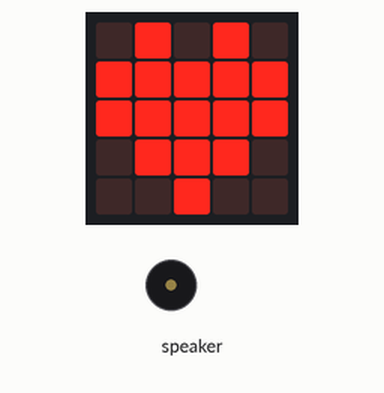
This program was run on a simulated Calliope mini (MakeCode). Shown: the board's 5×5 LED display, buzzer (waves = sounding). The 48×5 strip is a reading aid, not a part: it shows the text the display is scrolling, unrolled, one strip-width of it at a time.

Above: at 0.1 s.
At 11.0 s:
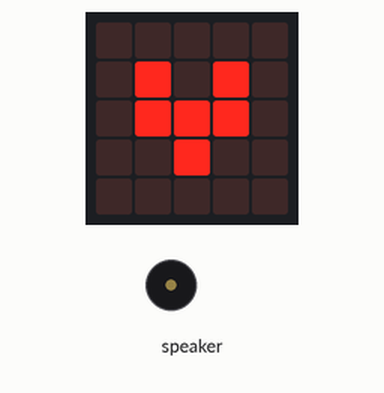
At 21.0 s:
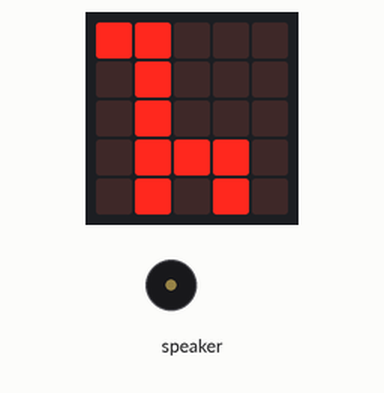
At 32.0 s:
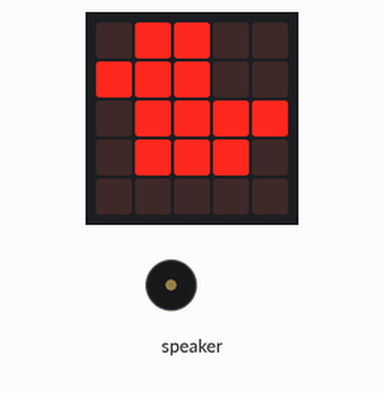
Timing chart, 0 to 38.1 s (numbered marks = the images above):
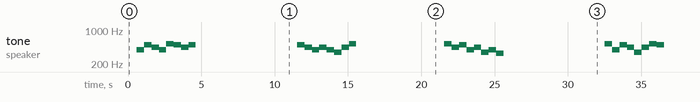

Measured:
- by itself, tone on speaker: plays 392 Hz for 0.51 s, 494 Hz for 0.51 s, 440 Hz for 0.51 s, 392 Hz for 0.51 s, 523 Hz for 0.51 s, 494 Hz for 0.51 s … (32 notes in this stretch)
- what the display in image 1 shows lasts 4.7 s, from 10.9 s to 15.6 s

The program:

main.ts
```typescript
basic.forever(function () {
    basic.showIcon(IconNames.Heart)
    music.playMelody("G B A G C5 B A B ", 120)
    basic.showString("Helena")
    basic.showIcon(IconNames.SmallHeart)
    music.playMelody("B A G A G F A C5 ", 120)
    basic.showString("Linus")
    basic.showIcon(IconNames.Giraffe)
    music.playMelody("C5 A B G A F G E ", 120)
    basic.showString("Nicole")
    basic.showIcon(IconNames.Duck)
    music.playMelody("C5 G B A F A C5 B ", 120)
    basic.showString("Thomas")
})
```

test.ts
```typescript
// Hier kann man Tests durchführen; diese Datei wird nicht kompiliert, wenn dieses Paket als Erweiterung verwendet wird.
```
